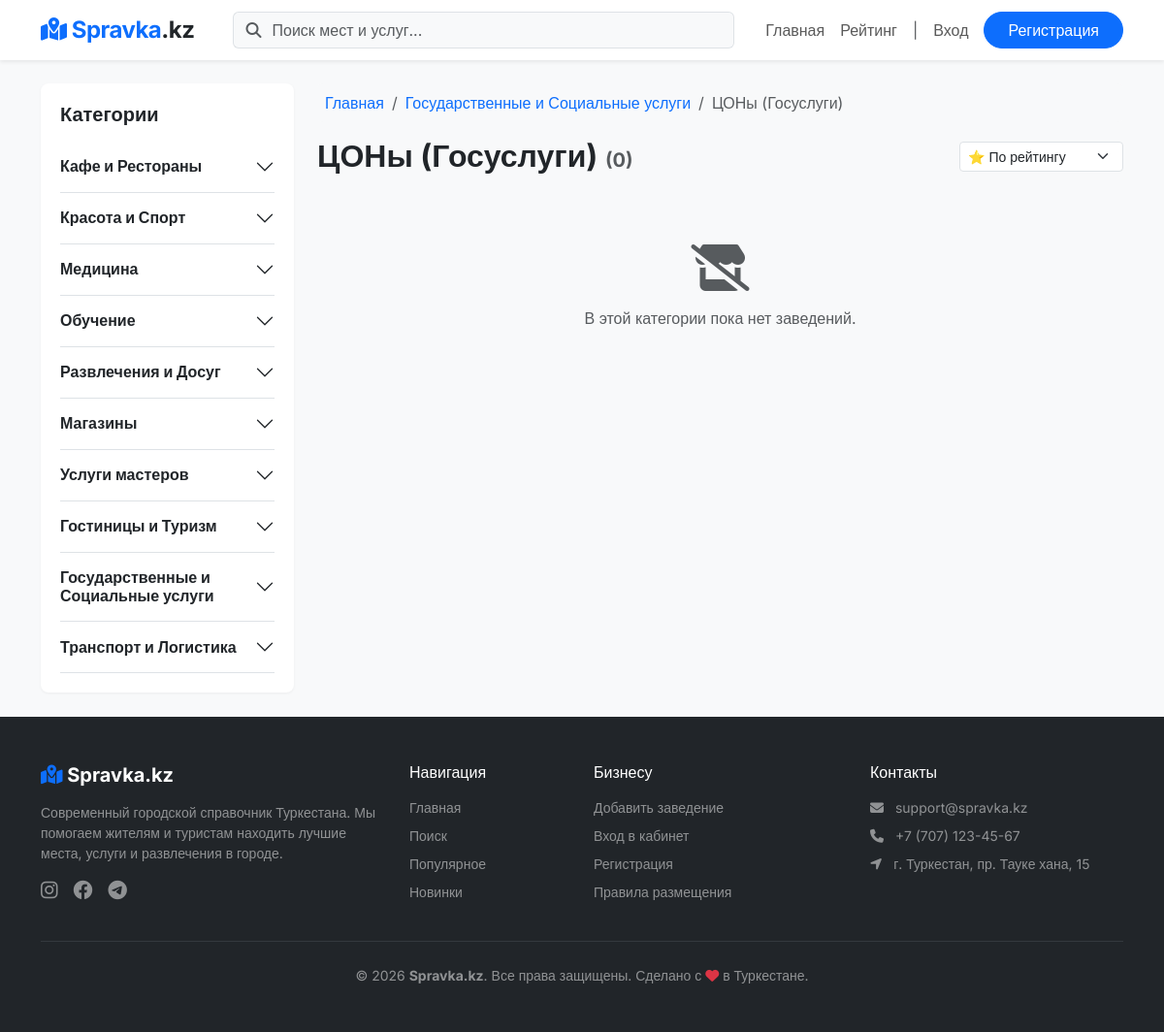
Screenshot of /category.php?slug=con-public-services with the database file from the repository.
### tables this page shows
CREATE TABLE `categories` (
  `cat_id` int(11) UNSIGNED NOT NULL,
  `cat_name` varchar(255) NOT NULL,
  `cat_slug` varchar(255) NOT NULL,
  `cat_parent_id` int(11) UNSIGNED DEFAULT NULL
);

### back/functions.php (called while the page is built, shortened)
<?php
function h($str) {
    return htmlspecialchars($str, ENT_QUOTES, 'UTF-8');
}
?>

### category.php (the view, shortened to what this page needs)
<?php
require_once 'templates/header.php';
require_once 'templates/sidebar.php';
$slug = $_GET['slug'] ?? '';
$sort = $_GET['sort'] ?? 'rating';
$page = isset($_GET['page']) ? (int)$_GET['page'] : 1;
$limit = 9;
$offset = ($page - 1) * $limit;
echo '<div class="col-md-9">';
$stmt = $pdo->prepare("SELECT * FROM categories WHERE cat_slug = ?");
$stmt->execute([$slug]);
$category = $stmt->fetch();
$cat_ids = [$category['cat_id']];
$parent = null;
if ($category['cat_parent_id'] === NULL) {
    $stmtChildren = $pdo->prepare("SELECT * FROM categories WHERE cat_parent_id = ? ORDER BY cat_name");
    $stmtChildren->execute([$category['cat_id']]);
    $subcategories = $stmtChildren->fetchAll();
    foreach ($subcategories as $sub) {
        $cat_ids[] = $sub['cat_id'];
    }
} else {
    $stmtParent = $pdo->prepare("SELECT * FROM categories WHERE cat_id = ?");
    $stmtParent->execute([$category['cat_parent_id']]);
    $parent = $stmtParent->fetch();
}
$placeholders = str_repeat('?,', count($cat_ids) - 1) . '?';
$sql = "SELECT p.* FROM post p
        JOIN s_categories sc ON p.post_id = sc.post_id
        WHERE sc.cat_id IN ($placeholders) AND p.status = 1 ";
$sql .= "GROUP BY p.post_id ";
switch ($sort) {
    default: $sql .= "ORDER BY p.rating_avg DESC, p.rating_count DESC "; break;
}
$sql .= "LIMIT $limit OFFSET $offset";
$stmtPosts = $pdo->prepare($sql);
$stmtPosts->execute($cat_ids);
$posts = $stmtPosts->fetchAll();
$sqlCount = "SELECT COUNT(DISTINCT p.post_id) FROM post p
             JOIN s_categories sc ON p.post_id = sc.post_id
             WHERE sc.cat_id IN ($placeholders) AND p.status = 1";
$stmtCount = $pdo->prepare($sqlCount);
$stmtCount->execute($cat_ids);
$total_posts = $stmtCount->fetchColumn();
?>
<nav aria-label="breadcrumb">
  <ol class="breadcrumb bg-light p-2 rounded">
    <li class="breadcrumb-item"><a href="index.php" class="text-decoration-none">Главная</a></li>
    <?php if ($parent): ?>
        <li class="breadcrumb-item">
            <a href="category.php?slug=<?= h($parent['cat_slug']) ?>" class="text-decoration-none"><?= h($parent['cat_name']) ?></a>
        </li>
    <?php endif; ?>
    <li class="breadcrumb-item active" aria-current="page"><?= h($category['cat_name']) ?></li>
  </ol>
</nav>
<div class="d-flex justify-content-between align-items-center mb-4 flex-wrap gap-2">
    <h2 class="fw-bold mb-0"><?= h($category['cat_name']) ?> <span class="text-muted fs-5">(<?= $total_posts ?>)</span></h2>
    <form method="GET" class="d-flex align-items-center">
        <select name="sort" class="form-select form-select-sm" onchange="this.form.submit()" style="width: auto; min-width: 150px;">
            <option value="rating" <?= $sort == 'rating' ? 'selected' : '' ?>>⭐ По рейтингу</option>
        </select>
    </form>
</div>
<div class="row">
    <?php if (empty($posts)): ?>
        <div class="col-12 py-5 text-center text-muted">
            <i class="fa-solid fa-store-slash fa-3x mb-3"></i>
            <p>В этой категории пока нет заведений.</p>
        </div>
    <?php else: ?>
        <?php foreach ($posts as $post): ?>
            <?php include 'templates/card.php'; ?>
        <?php endforeach; ?>
    <?php endif; ?>
</div>
<?php
echo '</div>';
require_once 'templates/footer.php';
?>

### templates/sidebar.php (shortened to what this page needs)
<div class="col-md-3 mb-4">
    <div class="sidebar">
        <h5 class="mb-3 fw-bold">Категории</h5>
        <?php
        $stmt = $pdo->query("SELECT * FROM categories ORDER BY cat_id ASC");
        $allCats = $stmt->fetchAll();
        $tree = [];
        $children = [];
        foreach ($allCats as $cat) {
            if ($cat['cat_parent_id'] === NULL) {
                $tree[$cat['cat_id']] = $cat;
                $tree[$cat['cat_id']]['subs'] = [];
            } else {
                $children[] = $cat;
            }
        }
        foreach ($children as $child) {
            if (isset($tree[$child['cat_parent_id']])) {
                $tree[$child['cat_parent_id']]['subs'][] = $child;
            }
        }
        ?>
        <div class="accordion accordion-flush" id="accordionSidebar">
            <?php foreach($tree as $parent): ?>
                <div class="accordion-item bg-transparent border-0 border-bottom">
                    <h2 class="accordion-header" id="heading-<?= $parent['cat_id'] ?>">
                        <?php if(empty($parent['subs'])): ?>
                            <a href="category.php?slug=<?= h($parent['cat_slug']) ?>" class="accordion-button collapsed shadow-none bg-transparent text-decoration-none text-dark fw-bold px-0 d-block">
                                <?= h($parent['cat_name']) ?>
                            </a>
                        <?php else: ?>
                            <button class="accordion-button collapsed shadow-none bg-transparent px-0 text-dark fw-bold" type="button" data-bs-toggle="collapse" data-bs-target="#collapse-<?= $parent['cat_id'] ?>" aria-expanded="false">
                                <?= h($parent['cat_name']) ?>
                            </button>
                        <?php endif; ?>
                    </h2>
                </div>
            <?php endforeach; ?>
        </div>
    </div>
</div>

### assets/style.css (style rules this page uses)
body { background-color: #f4f7f6; font-family: 'Segoe UI', Tahoma, Geneva, Verdana, sans-serif; }
.sidebar { background: #fff; padding: 20px; border-radius: 8px; box-shadow: 0 1px 3px rgba(0,0,0,0.05); }

### templates/header.php (style rules this page uses)
body { font-family: 'Inter', sans-serif; background-color: #f8f9fa; }

### rows the page displays
categories: cat_name "Кафе и Рестораны"
categories: cat_name "Красота и Спорт"
categories: cat_name "Медицина"
categories: cat_name "Обучение"
categories: cat_name "Развлечения и Досуг"
categories: cat_name "Магазины"
categories: cat_name "Услуги мастеров"
categories: cat_name "Гостиницы и Туризм"
categories: cat_name "Государственные и Социальные услуги"
categories: cat_name "Транспорт и Логистика"
categories: cat_name "ЦОНы (Госуслуги)"

### other values shown
$total_posts "0"
